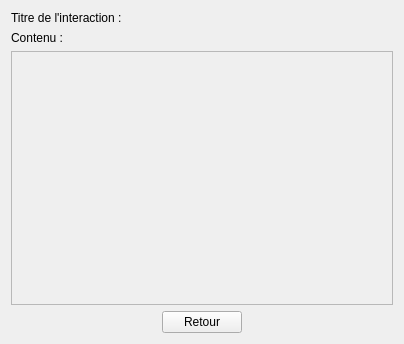
<?xml version="1.0" encoding="UTF-8"?>
<ui version="4.0">
 <class>AfficheInteraction</class>
 <widget class="QWidget" name="AfficheInteraction">
  <property name="geometry">
   <rect>
    <x>0</x>
    <y>0</y>
    <width>404</width>
    <height>344</height>
   </rect>
  </property>
  <property name="windowTitle">
   <string>Form</string>
  </property>
  <layout class="QGridLayout" name="gridLayout">
   <item row="2" column="0">
    <layout class="QHBoxLayout" name="horizontalLayout_3">
     <item alignment="Qt::AlignHCenter">
      <widget class="QPushButton" name="RetourButton">
       <property name="text">
        <string>Retour</string>
       </property>
      </widget>
     </item>
    </layout>
   </item>
   <item row="0" column="0">
    <layout class="QHBoxLayout" name="horizontalLayout">
     <item>
      <widget class="QLabel" name="label_2">
       <property name="text">
        <string>Titre de l'interaction : </string>
       </property>
      </widget>
     </item>
     <item>
      <widget class="QLabel" name="labelTitreInteraction">
       <property name="text">
        <string/>
       </property>
      </widget>
     </item>
    </layout>
   </item>
   <item row="1" column="0">
    <layout class="QVBoxLayout" name="verticalLayout">
     <item>
      <widget class="QLabel" name="label_3">
       <property name="text">
        <string>Contenu :</string>
       </property>
      </widget>
     </item>
     <item>
      <widget class="QTextEdit" name="ContenuEdit">
       <property name="enabled">
        <bool>false</bool>
       </property>
      </widget>
     </item>
    </layout>
   </item>
  </layout>
 </widget>
 <resources/>
 <connections/>
</ui>
